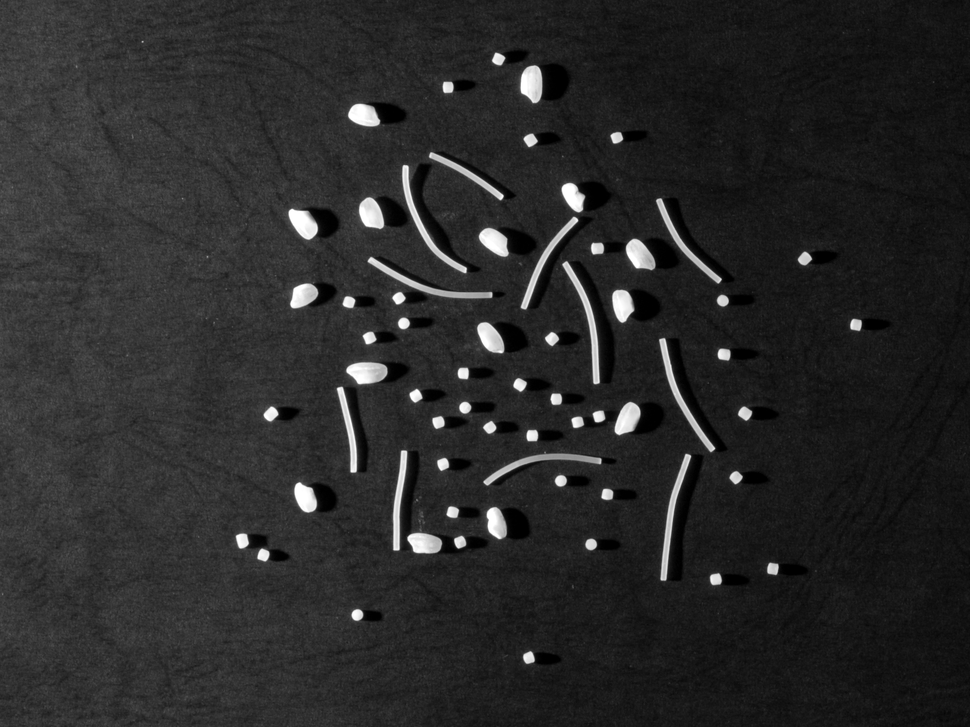
#> input picture OriginalImage.tif, 970 x 727 px, shrunk from 1611 x 1208 before the run
$ python pasta_count.py ../OriginalImage.tif
#> lines starting #> are read from the running program, lines starting #| are printed output that depends on the picture; after the words box and inside, x2 and y2 are one past the last pixel; in counts of white or black regions, pixels touching at a corner belong together
import cv2 #to do image manipulation
import numpy as np #to do some calculations
import math #to do some calculations
import sys #to read arguments passed to the script

#-----------------------------------------------------------
#-----------------------------------------------------------
#FUNCTIONS
#-----------------------------------------------------------
#-----------------------------------------------------------


def blob_detection(img,se): # our connected component analys algorithm implementation
   cnt_label = 1 #label of blob detected
   IDS = np.zeros(pasta.shape) #our matrix to keep track of assignments
   for j,row in enumerate(IDS):
      for i,IDS_pix in enumerate(row):
         if(img[j,i]!=0): #if pixel is not 0
            widw_half_len_x = math.floor(se.shape[0]/2) #get structuring element half widht
            widw_half_len_y = math.floor(se.shape[1]/2) #get structuring element half height
            ids_window = IDS[j-widw_half_len_x:j+widw_half_len_x+1 , i-widw_half_len_y:i+widw_half_len_y+1] #window of IDS same size of structuring element
            neigh = np.multiply(ids_window ,se) #element-wise multiplication
            if(np.sum(neigh)==0): #if all neighbours are not assigned(0)
               IDS[j,i] = cnt_label #assign label to that pixel
               cnt_label += 1 #next label
            else:
                #to assign the label by analyzing neighbour pixels we take the mean of them.
                IDS[j,i] = int(np.sum(neigh)/(9-len(np.where(neigh==0.)[0]))) #mean value of neigh different than 0

   return IDS, cnt_label #return image but labeled and the number of labels
   #return IDS, cnt_label-1 #return image but labeled and the number of labels

def area_threshold(IDS,cnt_label,pix_thr): #threshold labeled blobs by pixel area, otherwise we have a lot of noise
    IDS_new = np.zeros(IDS.shape) #start a new matrix with all zeors
    cnt_newidx = 1
    for i in range(1,cnt_label+1):
        num_pix = len(np.where(IDS == i)[0]) #count number of pixels in that blob
        if num_pix >= pix_thr: #passed threshold
            IDS_new[np.where(IDS==i)] = cnt_newidx #save to the new matrix interesting blob with new id
            cnt_newidx += 1 #add1 to counter

    return IDS_new ,cnt_newidx-1 #-1 as the last new id generated when +=1 doens't exist


#-----------------------------------------------------------
#-----------------------------------------------------------

print("WELCOME TO PASTA IMAGE ANALYZER!")

#assert check if a file was passed
assert len(sys.argv) > 1 ,"Please append an image path as an argument to this script"

path = sys.argv[1:][0] #read path passed as argument
image = cv2.cvtColor(cv2.imread(path), cv2.COLOR_BGR2GRAY) #read image and convert to greyscale
#> image: shape (727, 970); min 0, max 255, mean 41.5
#print("Displaying provided image...")
#print_image(image)


#firts step, apply threshold to convert image to binary
(thresh, image_bw) = cv2.threshold(image, 127, 255, cv2.THRESH_BINARY)
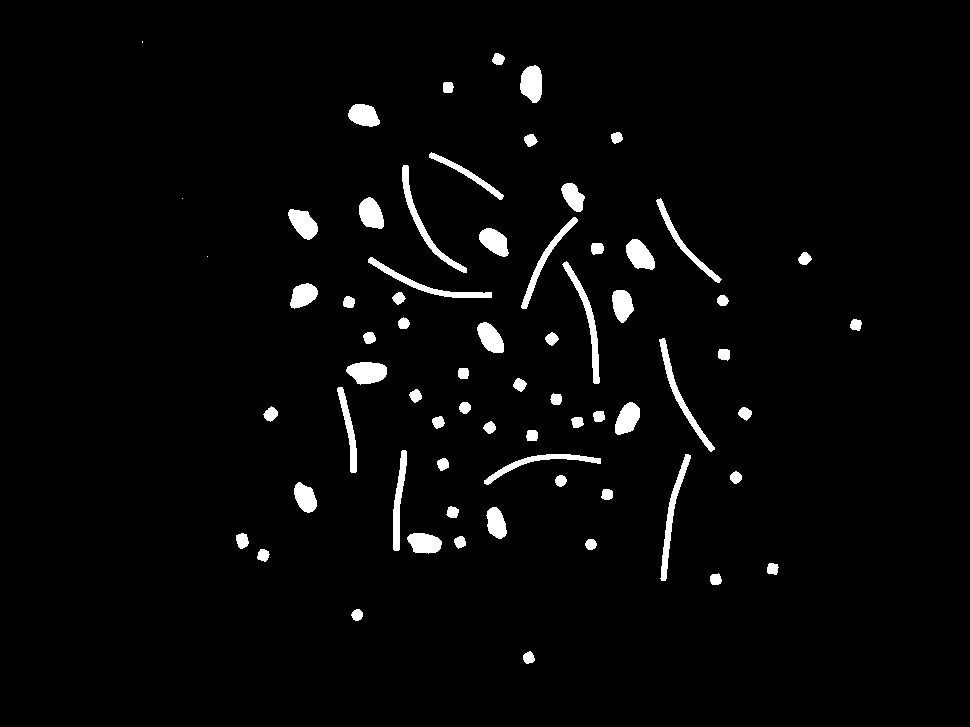
#> image_bw: shape (727, 970); 2.9% white; 68 white regions (3 under 20 px), largest, box (x1, y1, x2, y2) and area: (562, 261, 600, 384) 836, (402, 165, 467, 273) 834, (660, 454, 691, 581) 806

##NOW APPLY A SERIES OF EROSIONS AND DILATIONS TOGETHER WITH IMAGE SUBSTRACTION TO SEPARATE PASTA TYPES
print("")
print("Applying morphological operators...")

#erode image to isolate bigger pasta blobs
kernel = np.ones((18, 18), np.uint8) #kernel in use
img_erosion = cv2.erode(image_bw, kernel, iterations=1)
#> img_erosion: shape (727, 970); 0% white in thin lines or dots, all inside (x1, y1, x2, y2) = (365, 80, 534, 545)
pasta = cv2.dilate(img_erosion, kernel)
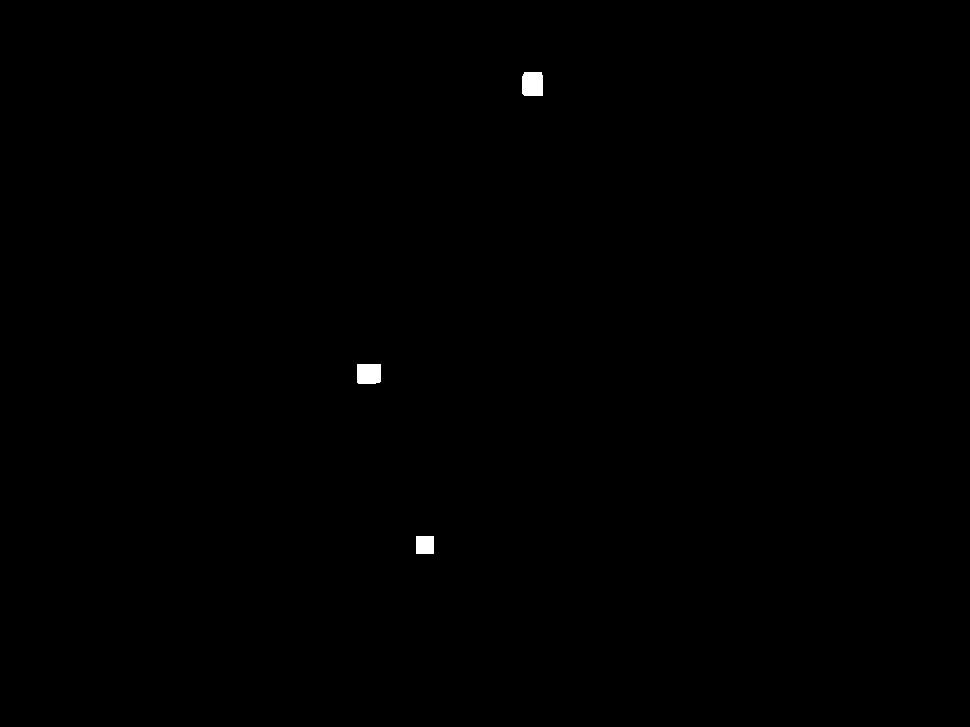
#> pasta: shape (727, 970); 0.18% white; 3 white regions, box (x1, y1, x2, y2) and area: (522, 72, 543, 96) 492, (357, 364, 381, 384) 473, (416, 536, 434, 554) 324

#dilate pasta to substract more cleanly
kernel = np.ones((30, 30), np.uint8) #kernel in use
img_again = cv2.dilate(pasta, kernel)
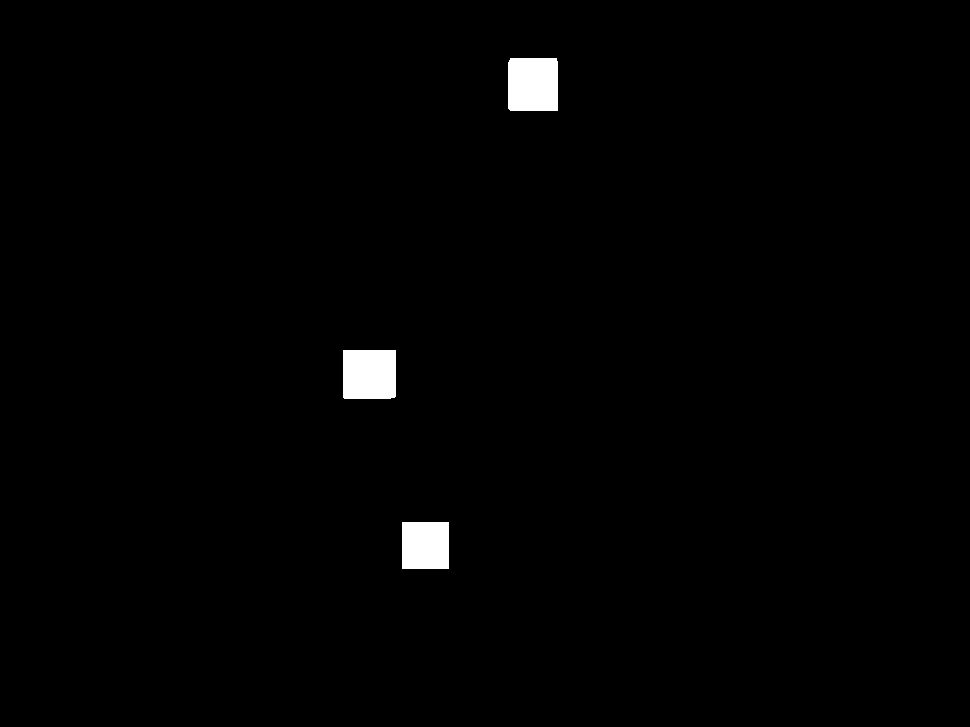
#> img_again: shape (727, 970); 1.1% white; 3 white regions, box (x1, y1, x2, y2) and area: (508, 58, 558, 111) 2638, (343, 350, 396, 399) 2590, (402, 522, 449, 569) 2209

#substract pasta from the complete image
sub = cv2.subtract(image_bw,img_again)
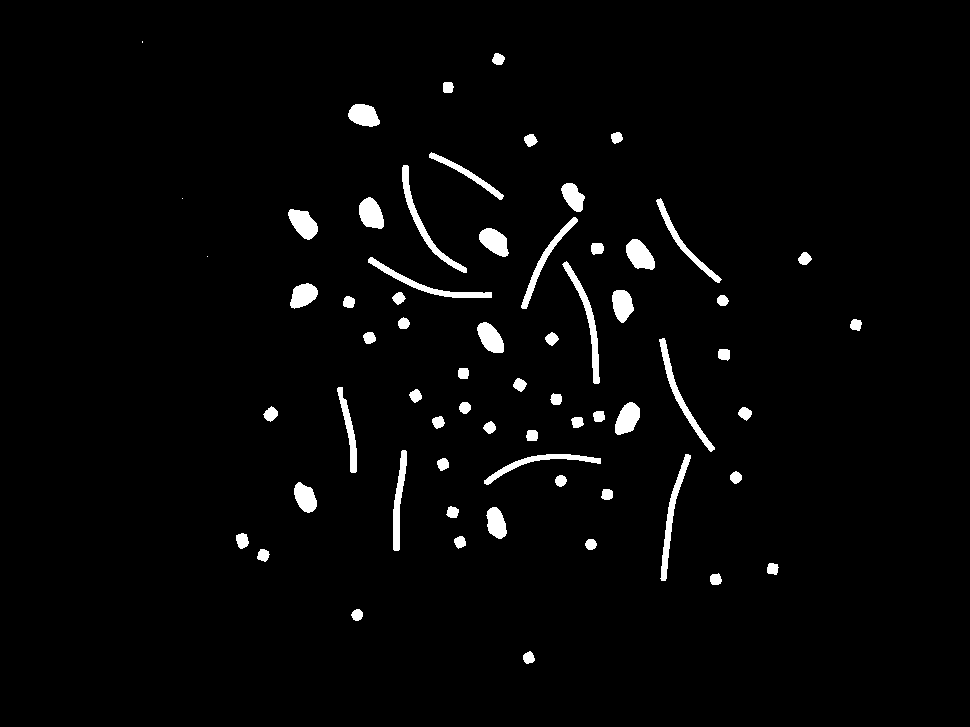
#> sub: shape (727, 970); 2.7% white; 65 white regions (3 under 20 px), largest, box (x1, y1, x2, y2) and area: (562, 261, 600, 384) 836, (402, 165, 467, 273) 834, (660, 454, 691, 581) 806

#erode substracted image to get rid of spaguetti, isolate grains
kernel = cv2.getStructuringElement(cv2.MORPH_ELLIPSE,(15,15)) #we are using a kernel 15x15 with a circular shape of se
grains = cv2.erode(sub, kernel)
#> grains: shape (727, 970); 0.12% white; 12 white regions (1 under 20 px), largest, box (x1, y1, x2, y2) and area: (366, 205, 376, 221) 103, (633, 246, 647, 262) 99, (356, 111, 371, 120) 89

#dilate grains to substract more cleanly
kernel = cv2.getStructuringElement(cv2.MORPH_ELLIPSE,(10,10))#kernel in use
grains = cv2.dilate(grains, kernel,iterations=2) #dilate twice
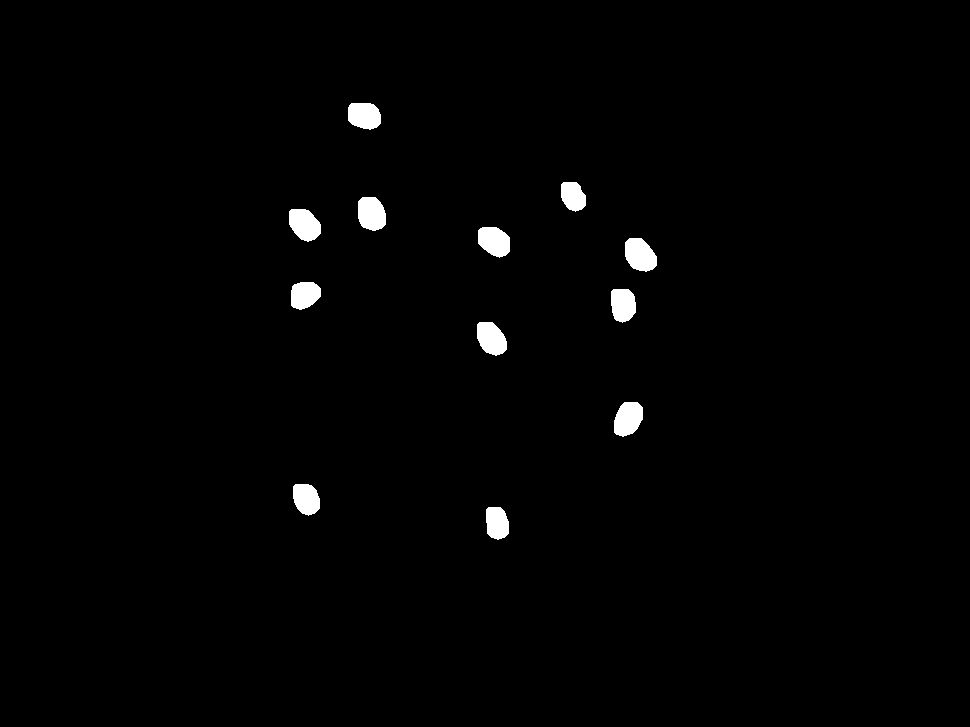
#> grains: shape (727, 970); 1.2% white; 12 white regions, largest, box (x1, y1, x2, y2) and area: (625, 238, 657, 272) 827, (358, 197, 386, 231) 791, (289, 209, 321, 242) 790

#isolat spaguetti by substracting grains from previous substraction
spaguetti = cv2.subtract(sub, grains)
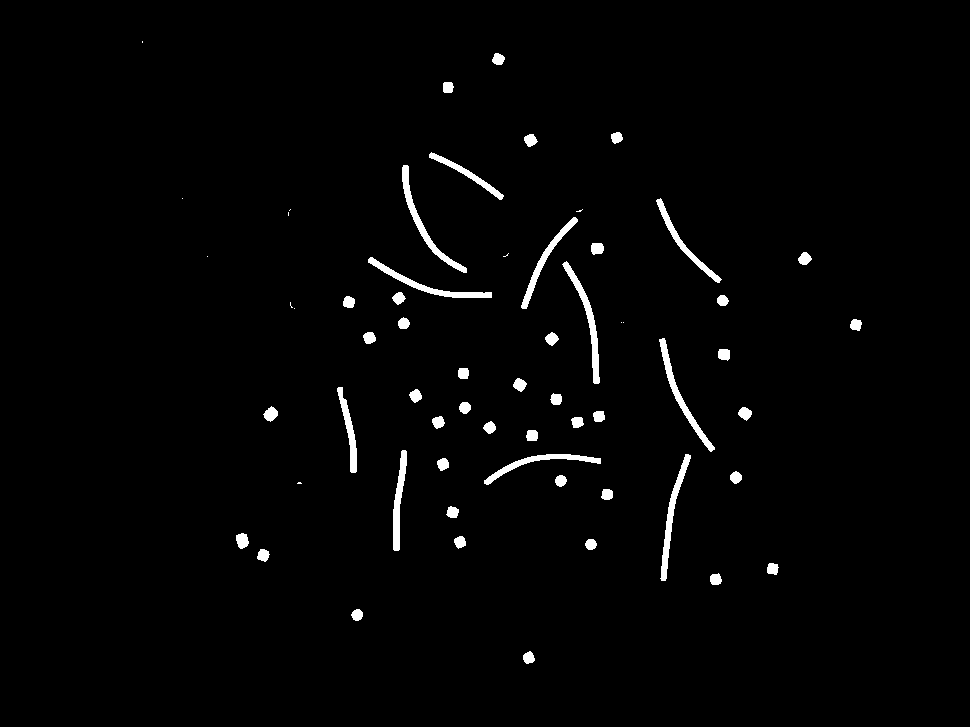
#> spaguetti: shape (727, 970); 1.8% white; 62 white regions (12 under 20 px), largest, box (x1, y1, x2, y2) and area: (562, 261, 600, 384) 836, (402, 165, 467, 273) 834, (660, 454, 691, 581) 806

#BLOB detection, now we count the number of blobs in each separated image

#We'll use a 8 connectivity structuring element for our connected component analysis
se = np.array(
      [[1,1,1],
      [1,0,1],
      [1,1,1]]
)

#Now go over all images:
images = {"pasta":pasta,"grains":grains,"spaguetti":spaguetti}
THR_pix = 140 #this is a general threshold for all images,
#could achive better results with a more general thr
# if it was more or less adjusted to each image

print("blob detection...")
print("")
for key in images:
    IDS, cnt_label = blob_detection(images[key],se)
    IDS, cnt_label = area_threshold(IDS,cnt_label,THR_pix)
    print(f"detected {cnt_label} {key} objects in image ")
#> this loop made 3 passes
#> (key, cnt_label) on passes 1 to 3: ('pasta', 3), ('grains', 12), ('spaguetti', 13)
#| detected 3 pasta objects in image
#| detected 12 grains objects in image
#| detected 13 spaguetti objects in image

print("")
print("finished.")
print("Bye! :)")

#A way we could have made this program faster is by downsampling images.
